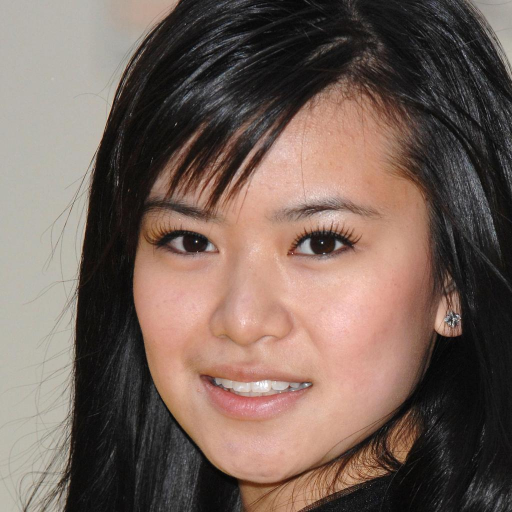
#> input picture imgs_align/622.jpg, 1024 x 1024 px (shown at 1/2 size); the run also reads 2 pictures not shown here
$ python plot_xT_comparison.py --input-paths results/xT_comparison/xT_comparison.png --reconstruction-paths imgs_align/622.jpg --varying-paths imgs_align/869.jpg
#> lines starting #> are read from the running program, lines starting #| are printed output that depends on the picture
#!/usr/bin/env python3
"""
plot_xT_comparison.py - Generate comparison plot showing Input, Reconstruction, and Varying stochastic subcode
"""

import matplotlib.pyplot as plt
import numpy as np
from PIL import Image
import os
import argparse

def load_and_resize_image(image_path, size=(128, 128)):
    """Load and resize image to specified size."""
#> called with image_path = 'imgs_align/622.jpg', size = (128, 128)
    try:
        img = Image.open(image_path).convert('RGB')
#> img is the input picture: PIL image 1024x1024 RGB; mean R, G, B 117.2, 98.5, 89.6
        img = img.resize(size, Image.LANCZOS)
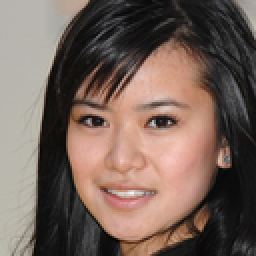
#> img: PIL image 128x128 RGB (shown 2 times larger); mean R, G, B 117.2, 98.5, 89.6
#> in load_and_resize_image (call 3), `return np.zeros((size[1], size[0], 3), dtype=np.uint8)`: returned value: shape (128, 128, 3); every value is 0
        return np.array(img)
    except Exception as e:
        print(f"Error loading image {image_path}: {e}")
        return np.zeros((size[1], size[0], 3), dtype=np.uint8)

def extract_close_up(image, crop_size=(32, 32), position='center'):
    """Extract a close-up region from the image."""
    h, w = image.shape[:2]
    crop_h, crop_w = crop_size

    if position == 'center':
        start_h = (h - crop_h) // 2
        start_w = (w - crop_w) // 2
    elif position == 'eye':  # For face images, focus on eye region
        start_h = h // 4
        start_w = w // 3
    elif position == 'mouth':  # For face images, focus on mouth region
        start_h = int(h * 0.6)
        start_w = (w - crop_w) // 2
    else:
        start_h = (h - crop_h) // 2
        start_w = (w - crop_w) // 2

    end_h = start_h + crop_h
    end_w = start_w + crop_w

    # Ensure bounds are within image
    start_h = max(0, start_h)
    start_w = max(0, start_w)
    end_h = min(h, end_h)
    end_w = min(w, end_w)

    return image[start_h:end_h, start_w:end_w]

def compute_mean_and_std(images):
    """Compute mean and standard deviation across multiple images."""
    if len(images) == 0:
        return np.zeros((128, 128, 3)), np.zeros((128, 128, 3))

    images_array = np.stack(images, axis=0).astype(np.float32)
    mean_img = np.mean(images_array, axis=0)
#> mean_img: shape (128, 128, 3) float32; every value is 0
    std_img = np.std(images_array, axis=0)

    # Normalize std for visualization
    std_img = (std_img / np.max(std_img) * 255).astype(np.uint8)
    mean_img = np.clip(mean_img, 0, 255).astype(np.uint8)

    return mean_img, std_img

def create_comparison_plot(input_paths, reconstruction_paths, varying_paths, output_path='xT_comparison.png'):
    """Create the comparison plot with 3 rows of images."""

    # Number of rows (subjects)
    n_rows = len(input_paths)
    if n_rows == 0:
        print("No input images provided!")
        return

    # Number of varying stochastic images
    n_varying = len(varying_paths[0]) if varying_paths else 6

    # Total columns: Input + Reconstruction + Varying images + Close-up + Mean + Std
    n_cols = 2 + n_varying + 2  # Input, Recon, 6 varying, close-up, mean, std

    # Create figure
    fig, axes = plt.subplots(n_rows, n_cols, figsize=(n_cols * 1.1, n_rows * 1.1))
    if n_rows == 1:
        axes = axes.reshape(1, -1)

    # Process each row (subject)
    for row in range(n_rows):
        # Load input image
        input_img = load_and_resize_image(input_paths[row])
        axes[row, 0].imshow(input_img)
        axes[row, 0].set_title('Input' if row == 0 else '')
        axes[row, 0].axis('off')

        # Load reconstruction image
        recon_img = load_and_resize_image(reconstruction_paths[row])
        axes[row, 1].imshow(recon_img)
        axes[row, 1].set_title('Reconstruction\n($z_{sem}, x_T$)' if row == 0 else '')
        axes[row, 1].axis('off')

        # Load varying stochastic images
        varying_images = []
        for col in range(n_varying):
            if col < len(varying_paths[row]):
                varying_img = load_and_resize_image(varying_paths[row][col])
                varying_images.append(varying_img)
            else:
                varying_img = np.zeros((128, 128, 3), dtype=np.uint8)

            axes[row, 2 + col].imshow(varying_img)
            if row == 0:
                if col == n_varying // 2:
                    axes[row, 2 + col].set_title('Varying stochastic subcode ($z_{sem}, x_T^i$)')
                else:
                    axes[row, 2 + col].set_title('')
            axes[row, 2 + col].axis('off')

        # [17 lines of commented-out code are left out]
        if len(varying_images) > 0:
            mean_img, std_img = compute_mean_and_std(varying_images)
            Image.fromarray(mean_img).save(f'results/xT_comparison/mean_{row}.png')
            Image.fromarray(std_img.mean(axis=2).astype(np.uint8), mode='L').save(f'results/xT_comparison/std_{row}.png')
        else:
            mean_img = np.zeros((128, 128, 3), dtype=np.uint8)
            std_img = np.zeros((128, 128, 3), dtype=np.uint8)

        # Display mean
        axes[row, 2 + n_varying].imshow(mean_img)
        axes[row, 2 + n_varying].set_title('Mean' if row == 0 else '')
        axes[row, 2 + n_varying].axis('off')

        # Display standard deviation (as grayscale)
        std_gray = np.mean(std_img, axis=2)
#> std_gray: shape (128, 128) float64; every value is 0
        axes[row, 2 + n_varying + 1].imshow(std_gray, cmap='gray')
        axes[row, 2 + n_varying + 1].set_title('Standard\ndeviation' if row == 0 else '')
        axes[row, 2 + n_varying + 1].axis('off')
#> pass 2 of the loop in create_comparison_plot, `for row in range(n_rows):`:
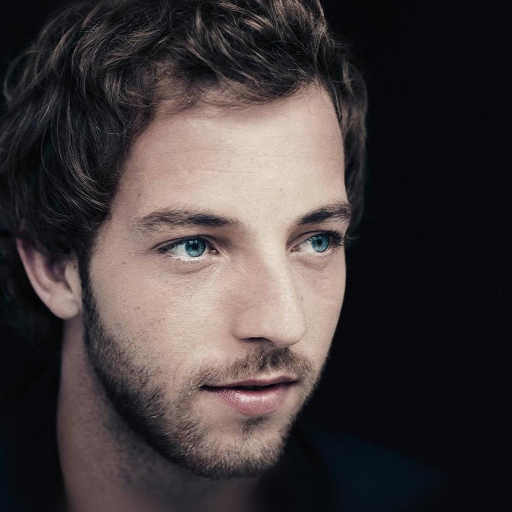
#> input picture imgs_align/869.jpg, 1024 x 1024 px (shown at 1/2 size)
#> in load_and_resize_image, img is the input picture: PIL image 1024x1024 RGB; mean R, G, B 66, 58.6, 58.9
#> in load_and_resize_image (call 7), `img = img.resize(size, Image.LANCZOS)`:
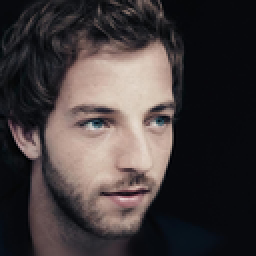
#> img: PIL image 128x128 RGB (shown 2 times larger); mean R, G, B 66, 58.6, 58.9
#> pass 3 of the loop in create_comparison_plot, `for row in range(n_rows):`:
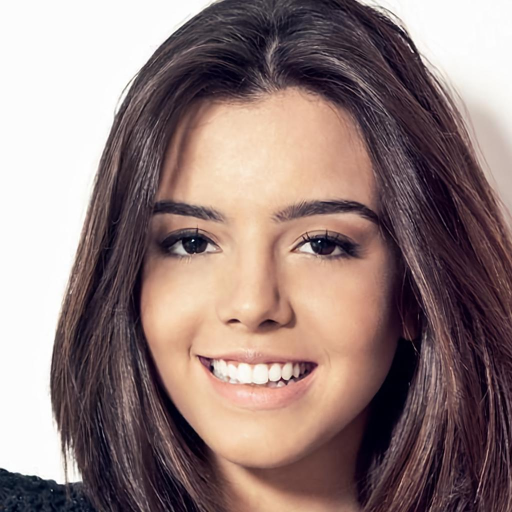
#> input picture imgs_align/21576.jpg, 1024 x 1024 px (shown at 1/2 size)
#> in load_and_resize_image, img is the input picture: PIL image 1024x1024 RGB; mean R, G, B 147.2, 126.1, 123.8
#> in load_and_resize_image (call 13), `img = img.resize(size, Image.LANCZOS)`:
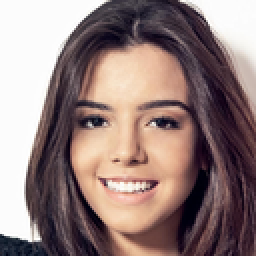
#> img: PIL image 128x128 RGB (shown 2 times larger); mean R, G, B 147.2, 126.1, 123.8

    # Adjust layout with reduced spacing
    plt.tight_layout()
    plt.subplots_adjust(wspace=0.001, hspace=0.1)  # Reduced spacing between images

    # Save the plot
    plt.savefig(output_path, dpi=300, bbox_inches='tight', facecolor='white')
    plt.show()

    print(f"Comparison plot saved to: {output_path}")

def main():
    parser = argparse.ArgumentParser(description='Generate xT comparison plot')
    parser.add_argument('--input-paths', nargs='+', required=True,
                       help='Paths to input images (one per row)')
    parser.add_argument('--reconstruction-paths', nargs='+', required=True,
                       help='Paths to reconstruction images (one per row)')
    parser.add_argument('--varying-paths', nargs='+', action='append', required=True,
                       help='Paths to varying stochastic images (use multiple times for each row)')
    parser.add_argument('--output', type=str, default='xT_comparison.png',
                       help='Output image path')

    args = parser.parse_args()

    # Validate input
    n_rows = len(args.input_paths)
    if len(args.reconstruction_paths) != n_rows:
        print("Error: Number of reconstruction images must match number of input images")
        return

    if len(args.varying_paths) != n_rows:
        print("Error: Number of varying image sets must match number of input images")
        return

    # Create the comparison plot
    create_comparison_plot(
        input_paths=args.input_paths,
        reconstruction_paths=args.reconstruction_paths,
        varying_paths=args.varying_paths,
        output_path=args.output
    )
#> call 2 of create_comparison_plot, with output_path = 'xT_comparison.png'
#> in compute_mean_and_std (call 4), `mean_img = np.mean(images_array, axis=0)`:
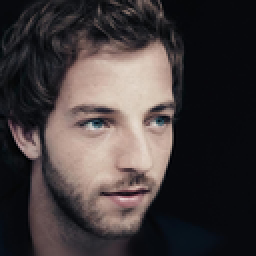
#> mean_img: shape (128, 128, 3) float32 (shown 2 times larger); mean of channels 0, 1, 2 66, 58.6, 58.9; drawn as R, G, B
#> in create_comparison_plot (call 2), `plt.savefig(output_path, dpi=300, bbox_inches='tight', facecolor='whit..`:
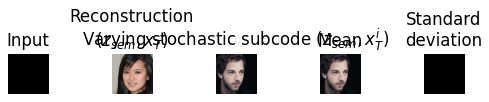
#> figure drawn by matplotlib, 5 panels

if __name__ == "__main__":
    # Example usage (uncomment and modify paths as needed):

    # Example for 2 subjects, each with 6 varying images
    input_paths = [
        'imgs_align/622.jpg',
        'imgs_align/869.jpg',
        'imgs_align/21576.jpg',
    ]

    reconstruction_paths = [
        'results/xT_comparison/622/reconstruction_10.png',
        'results/xT_comparison/869/reconstruction_10.png',
        'results/xT_comparison/21576/reconstruction_10.png'
    ]

    varying_paths = [
        [  # Subject 1 varying images
            'results/xT_comparison/622/output_10_seed_1.png',
            'results/xT_comparison/622/output_10_seed_2.png',
            'results/xT_comparison/622/output_10_seed_3.png',
            'results/xT_comparison/622/output_10_seed_4.png',
        ],
        [  # Subject 2 varying images
            'results/xT_comparison/869/output_images_celeba_pred_male_10_seed_1.png',
            'results/xT_comparison/869/output_images_celeba_pred_male_10_seed_2.png',
            'results/xT_comparison/869/output_images_celeba_pred_male_10_seed_3.png',
            'results/xT_comparison/869/output_images_celeba_pred_male_10_seed_4.png',
        ],
        [  # Subject 3 varying images
            'results/xT_comparison/21576/output_images_celeba_pred_10_seed_1.png',
            'results/xT_comparison/21576/output_images_celeba_pred_10_seed_2.png',
            'results/xT_comparison/21576/output_images_celeba_pred_10_seed_3.png',
            'results/xT_comparison/21576/output_images_celeba_pred_10_seed_4.png',
        ]
    ]

    create_comparison_plot(input_paths, reconstruction_paths, varying_paths, 'results/xT_comparison/xT_comparison.png')

    main()
